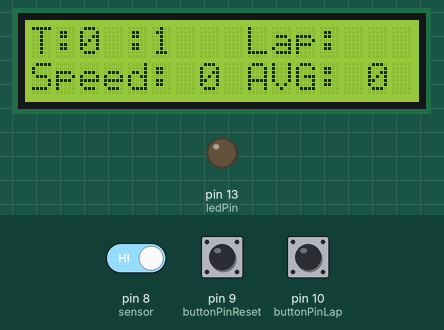
Simulated run of this sketch. Board: Arduino Uno, built with avr-gcc and run on an emulated ATmega328P. On the bench: 16×2 character LCD, output pins drawn as LEDs (lit = HIGH). The inputs (shaded band) are chosen by the test bench; at power-on: pin 9 (buttonPinReset) LOW, pin 10 (buttonPinLap) LOW, pin 8 (sensor) HIGH.

Above: at 1.2 s.
1.3 s: pin 9 (buttonPinReset) pulled HIGH for 0.15 s
At 2.5 s:
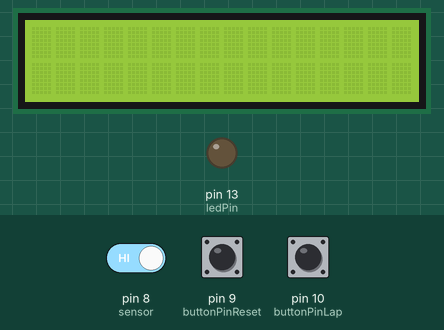
2.9 s: pin 10 (buttonPinLap) pulled HIGH for 0.15 s
At 4.3 s:
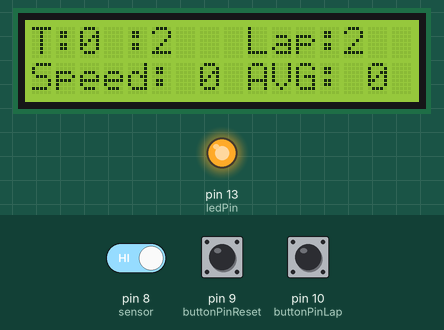
6.0 s: pin 10 (buttonPinLap) pulled HIGH for 1 s
At 8.3 s:
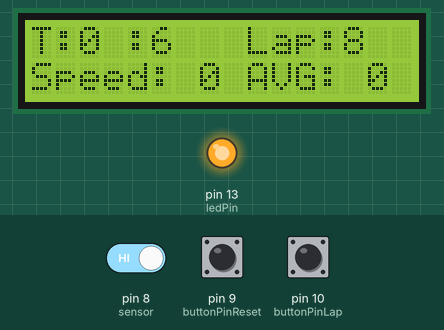
8.5 s: pin 9 (buttonPinReset) pulled HIGH for 1 s
At 9.2 s:
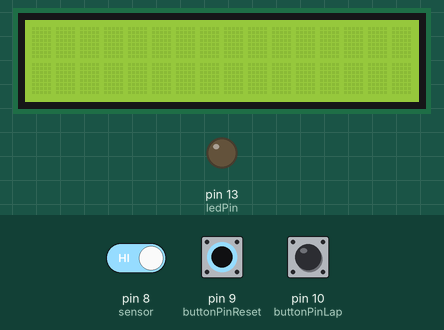
11.0 s: pin 9 (buttonPinReset) driven HIGH and pin 10 (buttonPinLap) driven HIGH
At 11.9 s:
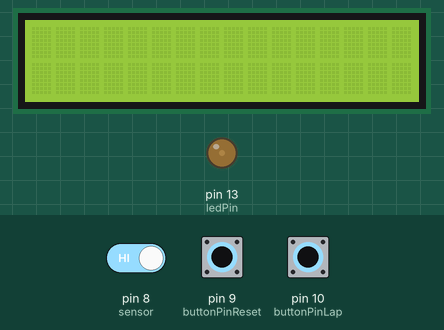
12.5 s: pin 9 (buttonPinReset) driven LOW
At 14.4 s:
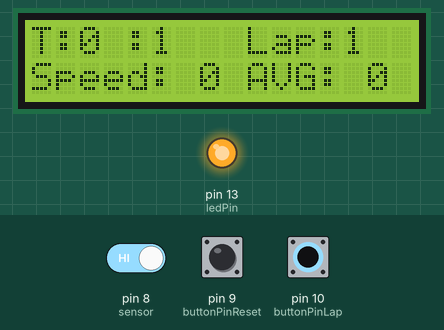
Timing chart, 0 to 15.4 s (numbered marks = the images above; inputs shaded):
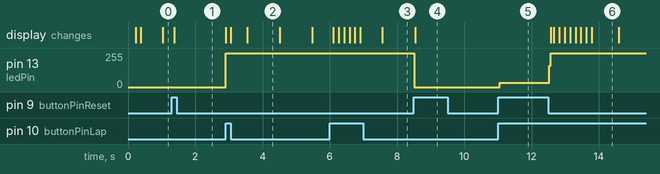

Measured:
- after the input at 1.3 s, the display: changes after 0.08 s (image 1)
- after the input at 2.9 s, pin 13 (ledPin): 0/255 → 255/255 at once; the display: first changes at once (image 2 shows a later state)
- after the input at 8.5 s, pin 13 (ledPin): 255/255 → 0/255 at once; the display: changes at once (image 4)
- after the input at 11.0 s, pin 13 (ledPin): 0/255 → 33/255 after 0.05 s
- after the input at 12.5 s, pin 13 (ledPin): 33/255 → 255/255 at once; the display: first changes after 0.07 s (image 6 shows a later state)
- what the display in image 2 shows lasts 1.0 s, from 3.5 s to 4.5 s
- what the display in image 6 shows lasts 0.8 s, from 13.8 s to 14.6 s

The sketch:

eco-_w_lap_button.ino
```cpp
// include the library code:
#include <LiquidCrystal.h>    //for the LCD Display
#include <Time.h>             //for the timer

//GLOBAL VARS ------------------------------------

LiquidCrystal lcd(7, 6, 5, 4, 3, 2);

boolean running = true;
int laps = 1;
int diameter = 617;   //~617mm in diameter, remeasured to be 61.45 cm

const int sensor = 8;
const unsigned long sampleTime = 150;   //ms it takes to complete one revolution?
const int buttonPinLap = 10;
const int buttonPinReset = 9;
const int ledPin = 13;
int lapButtonState = 0;
int resetButtonState = 0;

int sensorState = 0, lastState = 0;
int count = 0;

unsigned long startTimer = 0;
float distance;
float avg;
int kount;
time_t elapsedTime;

//------------------------------------------------


void setup() {
  // initialize the sensor pin as an input:
  pinMode(sensor, INPUT);
  pinMode(buttonPinLap, INPUT);
  pinMode(buttonPinReset, INPUT);
  pinMode(ledPin, OUTPUT);
  digitalWrite(sensor, HIGH); // turn on the pullup

  // set up the LCD's number of columns and rows:
  lcd.begin(16, 2);
  // Print a message to the LCD.
  lcd.setCursor(9,1);
  lcd.print("AVG:");
  lcd.setCursor(0,0);
  lcd.print("T:");
  lcd.setCursor(0,1);
  lcd.print("Speed:");
  lcd.setCursor(4,0);
  lcd.print(":");
  lcd.setCursor(9,0);
  lcd.print("Lap:");
  lcd.setCursor(15, 1);
  lcd.print(" ");
  lcd.setCursor(7,0);
  lcd.print("  ");
  lcd.setCursor(14, 0);
  lcd.print("  ");
  lcd.setCursor(8, 1);
  lcd.print(" ");
  lcd.setCursor(15,1);
  lcd.print(" ");
}

void loop() {
  lapButtonState = digitalRead(buttonPinLap);
  resetButtonState = digitalRead(buttonPinReset);
  //CODE FOR ON BUTTON -------------------------------------------------------------
  if (lapButtonState == HIGH) {
    // turn LED on:
    running = true;
    digitalWrite(ledPin,HIGH);
    laps++;
    lcd.setCursor(13,0);
    lcd.print(laps);

    //startTimer = 0;
  }
  //CODE FOR RESET BUTTON ----------------------------------------------------------
  if (resetButtonState == HIGH) {
    running = false;
    digitalWrite(ledPin,LOW);

    setTime(0);
    laps = 1;
    count = 0;
    kount = 0;
    distance = 0;
    avg = 0;
    lcd.clear();
    //must reset miles, distance, average,
  }
  //--------------------------------------------------------------------------------
  if (running == true){
    elapsedTime=now();
    lcd.setCursor(9,1);
    lcd.print("AVG:");
    lcd.setCursor(0,0);
    lcd.print("T:");
    lcd.setCursor(0,1);

    lcd.print("Speed:");
    lcd.setCursor(4,0);
    lcd.print(":");
    lcd.setCursor(9,0);
    lcd.print("Lap:");
    lcd.setCursor(15, 1);
    lcd.print(" ");
    lcd.setCursor(7,0);
    lcd.print("  ");
    lcd.setCursor(14, 0);
    lcd.print("  ");
    lcd.setCursor(8, 1);
    lcd.print(" ");
    lcd.setCursor(15,1);
    lcd.print(" ");

    lcd.setCursor(2,0);
    lcd.print(minute(elapsedTime));
    lcd.setCursor(5,0);
    lcd.print(second(elapsedTime));

    kount = 0;
    boolean kflag = LOW;
    unsigned long currentTime = 0;
    unsigned long startTime = millis();
    //Counts spokes during sample time
    while (currentTime <= sampleTime)
    {
      sensorState = digitalRead(sensor);
      //Counts the spokes that pass by the sensor
      if (sensorState && !lastState)
      {
        kount++;
        count++;

      }
      currentTime=millis()-startTime;
      lastState = sensorState;
    }
    int kount2rpm = int(60000./float(sampleTime))*kount;
    int speed1 = kount2rpm*(3.14*diameter*60/1000*3.28/5280)/16;
    if (speed1 == 0){
      lcd.setCursor(6, 1);
      lcd.print("0  ");
    }
    if (speed1 < 10){
      lcd.setCursor(6, 1);
      lcd.print(" ");
      lcd.setCursor(7, 1);
      lcd.print(speed1);
    }
    else {
      lcd.setCursor(6, 1);
      lcd.print(speed1);
    }

    //miles =  9.6 - (count*3.14*diameter/1000*3.28/5280/16); //SAE miles to go before end of the run
    distance = (count*3.14*diameter/1000*3.28/5280/16);     //total distance traveled
    avg = (distance/((millis()-startTimer)*.000000277778));

    if (avg < 10){
     lcd.setCursor(13, 1);
     lcd.print(" ");
     lcd.setCursor(14, 1);
     lcd.print(avg);
     lcd.setCursor(15, 1);
     lcd.print(" ");
    }
    else {
      lcd.setCursor(13,1);
      lcd.print(avg);
      lcd.setCursor(15, 1);
      lcd.print(" ");
    }
  }
}
```
